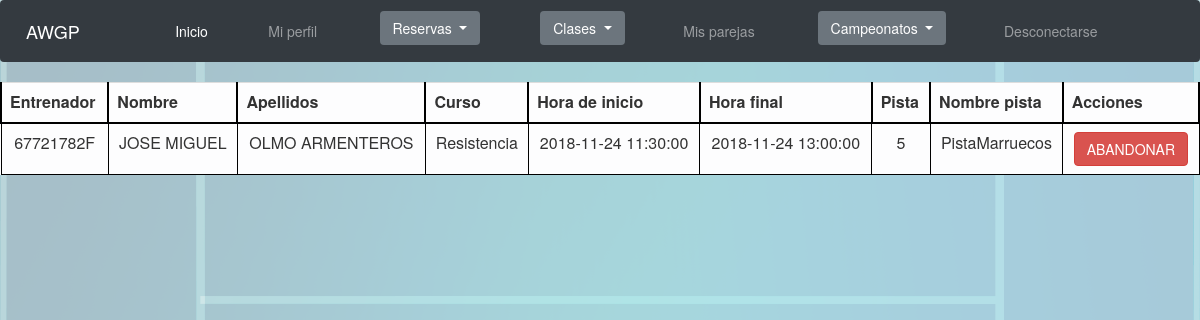
The page /Controllers/Controller_Clase.php?submit=MISCLASES (signed in) on the database its author committed.
### tables this page shows
CREATE TABLE IF NOT EXISTS `Deportista_inscrito_clase` (
  `Clase` INT NOT NULL,
  `DNI_Deportista` VARCHAR(9) NOT NULL,
  PRIMARY KEY (`Clase`, `DNI_Deportista`),
  INDEX `fk_Deportista_inscrito_clase_Clase_idx` (`Clase` ASC),
  INDEX `fk_Deportista_inscrito_clase_DNI_Deportista_idx` (`DNI_Deportista` ASC),
  CONSTRAINT `fk_Deportista_inscrito_clase_Clase`
    FOREIGN KEY (`Clase`)
    REFERENCES `Clase` (`Clase`)
    ON DELETE CASCADE
    ON UPDATE CASCADE,
  CONSTRAINT `fk_Deportista_inscrito_clase_DNI_Deportista`
    FOREIGN KEY (`DNI_Deportista`)
    REFERENCES `Deportista` (`DNI`)
    ON DELETE CASCADE
    ON UPDATE CASCADE);

CREATE TABLE IF NOT EXISTS `Clase` (
  `Clase` INT NOT NULL AUTO_INCREMENT,
  `Reserva_Reserva` INT NOT NULL,
  `codigoEscuela` INT NOT NULL,
  `Entrenador` VARCHAR(9) NOT NULL,
  `Curso` VARCHAR(45) NOT NULL,
  `Particulares` BOOLEAN DEFAULT FALSE,
  PRIMARY KEY (`Clase`),
  INDEX `fk_Clase_Reserva1_idx` (`Reserva_Reserva` ASC),
  INDEX `fk_Clase_Escuela1_idx` (`codigoEscuela` ASC),
  INDEX `fk_Clase_Deportista1_idx` (`Entrenador` ASC),
  CONSTRAINT `fk_Clase_Reserva1`
    FOREIGN KEY (`Reserva_Reserva`)
    REFERENCES `Reserva` (`Reserva`)
    ON DELETE CASCADE
    ON UPDATE CASCADE,
  CONSTRAINT `fk_Clase_Escuela1`
    FOREIGN KEY (`codigoEscuela`)
    REFERENCES `Escuela` (`codigoEscuela`)
    ON DELETE CASCADE
    ON UPDATE CASCADE,
  CONSTRAINT `fk_Clase_Deportista1`
    FOREIGN KEY (`Entrenador`)
    REFERENCES `Deportista` (`DNI`)
    ON DELETE CASCADE
    ON UPDATE CASCADE);

CREATE TABLE IF NOT EXISTS `Deportista` (
  `DNI` VARCHAR(9) NOT NULL,
  `Edad` INT NULL,
  `Nombre` VARCHAR(45) NULL,
  `Apellidos` VARCHAR(45) NULL,
  `Sexo` VARCHAR(6) NULL,
  `Contrasenha` VARCHAR(128) NOT NULL,
  `Cuota_Socio` INT NULL,
  `rolAdmin` TINYINT NULL,
  `rolEntrenador` TINYINT NULL,
  PRIMARY KEY (`DNI`));

CREATE TABLE IF NOT EXISTS `Horario` (
  `Horario` INT NOT NULL AUTO_INCREMENT,
  `HoraInicio` DATETIME NULL,
  `HoraFin` DATETIME NULL,
  PRIMARY KEY (`Horario`));

CREATE TABLE IF NOT EXISTS `Pista` (
  `codigoPista` INT NOT NULL AUTO_INCREMENT,
  `nombre` VARCHAR(45) NULL,
  PRIMARY KEY (`codigoPista`));

### Modelos/Clase.php (called while the page is built, shortened)
<?php
class Clase{
	var $mysqli;
	function __construct($Clase, $Reserva_Reserva, $codigoEscuela, $Entrenador, $Curso, $Particulares){
		include_once '../Functions/ConectarBD.php';
		$this->mysqli = ConectarBD();
	}
	function CLASESDE($DNI){
		$sql = $this->mysqli->prepare("	SELECT Deportista_inscrito_clase.Clase, Clase.Entrenador, Deportista.Nombre, Deportista.Apellidos, Clase.Curso, Horario.HoraInicio, Horario.HoraFin, Pista.codigoPista, Pista.nombre
										FROM Deportista_inscrito_clase, Clase, Horario, Deportista, Pista, Reserva, pista_tiene_horario
										WHERE Deportista_inscrito_clase.DNI_Deportista = ? AND Deportista_inscrito_clase.Clase = Clase.Clase AND Clase.Entrenador = Deportista.DNI AND
											Clase.Reserva_Reserva = Reserva.Reserva AND Reserva.codigoPistayHorario = pista_tiene_horario.codigoPistayHorario
											AND pista_tiene_horario.Horario_Horario = Horario.Horario AND pista_tiene_horario.Pista_codigoPista = Pista.codigoPista
										ORDER BY 1");
		$sql->bind_param("s", $DNI);
		$sql->execute();
		$resultado = $sql->get_result();
		if(!$resultado){
			return "No se ha podido conectar con la BD";
		}else if($resultado->num_rows == 0){
			return "No hay clases asignadas";
		}else{
			return $resultado;
		}
	}
}
?>

### Functions/ConectarBD.php (called while the page is built, shortened)
<?php
function ConectarBD()
	{
	    $mysqli = new mysqli("localhost", "AWGPusr", "AWGPass", "awgp");
		return $mysqli;
	}
?>

### Views/Clase/Clase_SHOWALLFOR.php (the view, shortened to what this page needs)
<?php
class Clase_SHOWALLFOR{
	var $showApuntarse = false;
	var $showAbandonar = true;
	var $controlador;
	var $acciones = 'Acciones';
	var $resultado;
	var $camposAMostrar;
	function __construct($respuesta, $apuntarse){
		$this->controlador = 'Controller_Clase.php';
		$this->resultado = $respuesta;
		$this->camposAMostrar = array("nombreEscuela", "Entrenador", "Nombre", "Apellidos", "Curso", "HoraInicio", "HoraFin", "codigoPista", "nombre");
		$this->campos = array(	"nombreEscuela" => "Nombre escuela", "Entrenador" => "Entrenador", "Curso" => "Curso", "HoraInicio" => "Hora de inicio", "HoraFin" => "Hora final",
								"codigoPista" => "Pista", "nombre" => "Nombre pista", "Nombre" => "Nombre", "Apellidos" => "Apellidos");
		$this->showApuntarse = $apuntarse;
		$this->showAbandonar = !$this->showApuntarse;
		$this->toString();
	}
	function botonesOpcion(){
		if($this->showAbandonar){
			echo "<input class='btn btn-danger' type='submit' name='submit' value='ABANDONAR'/>";
		}
	}
	function toString(){
		include '../Views/base/header.php';
		echo '<table class="table table-light">';
			echo '<tr class="fila">';
				while($tituloColumna = $this->resultado->fetch_field()){
					if(in_array($tituloColumna->name, $this->camposAMostrar)){
						echo '<th class="tituloColumna">';
							echo $this->campos[$tituloColumna->name];
						echo '</th>';
					}
				}
				echo '<th class="tituloColumna">';
				echo $this->acciones;
				echo '</th>';
			echo '</tr>';
			$num = 0;
			while($fila = $this->resultado->fetch_row()){
				if($this->showApuntarse && ($fila[6] == 0 && $fila[10] < 4) || ($fila[6] == 1 && $fila[10] < 3)){
					echo "<form id='formularioOpcion"; echo $num; echo "' method='POST' action='"; echo $this->controlador; echo "'>";
					echo '<tr class="fila">';
					for($i = 0; $i < sizeof($fila); $i++){
						$name = $this->resultado->fetch_fields()[$i]->name;
						if(in_array($name, $this->camposAMostrar)){
							echo '<td class="celda">';
							echo "<input type='hidden' name='"; echo $name; echo "' value=\""; echo $fila[$i]; echo "\">";
							echo $fila[$i];
							echo '</td>';
						}else{
							echo "<input type='hidden' name='"; echo $name; echo "' value=\""; echo $fila[$i]; echo "\">";
						}
					}
					echo '<td class="celda">';
						$this->botonesOpcion();
					echo '</td>';
					echo '</tr>';
					echo '</form>';
					$num++;
				}else if($this->showApuntarse == false){
					echo "<form id='formularioOpcion"; echo $num; echo "' method='POST' action='"; echo $this->controlador; echo "'>";
					echo '<tr class="fila">';
					for($i = 0; $i < sizeof($fila); $i++){
						$name = $this->resultado->fetch_fields()[$i]->name;
						if(in_array($name, $this->camposAMostrar)){
							echo '<td class="celda">';
							echo $fila[$i];
							echo '</td>';
						}else{
							echo "<input type='hidden' name='"; echo $name; echo "' value=\""; echo $fila[$i]; echo "\">";
						}
					}
					echo '<td class="celda">';
						$this->botonesOpcion();
					echo '</td>';
					echo '</tr>';
					echo '</form>';
					$num++;
				}
			}
		echo '</table>';
		include '../Views/base/footer.php';
	}
}
?>

### css/style.css (style rules this page uses)
.btn { margin-left: 2%; margin-right: 2%; }
html { font: Arial; }
body { background-image: url(../img/padel.png); background-size: contain; }
th { text-align: center; }
.tituloColumna { border-top: 2px solid black; border-right: 2px solid black; border-left: 2px solid black; border-bottom: 2px solid black; }
.celda { text-align: center; border: 1px solid black; padding-top: 3; padding-bottom: 3; padding-left: 10; padding-right: 10; }

### rows shown on the page
deportista_inscrito_clase: Clase.Entrenador "67721782F", deportista.Nombre "JOSE MIGUEL", deportista.Apellidos "OLMO ARMENTEROS", Clase.Curso "Resistencia", horario.HoraInicio "2018-11-24 11:30:00", horario.HoraFin "2018-11-24 13:00:00", pista.codigoPista "5", pista.nombre "PistaMarruecos"

### other values the page prints
$this->campos[$tituloColumna->name] "Entrenador"
$this->campos[$tituloColumna->name] "Nombre"
$this->campos[$tituloColumna->name] "Apellidos"
$this->campos[$tituloColumna->name] "Curso"
$this->campos[$tituloColumna->name] "Hora de inicio"
$this->campos[$tituloColumna->name] "Hora final"
$this->campos[$tituloColumna->name] "Pista"
$this->campos[$tituloColumna->name] "Nombre pista"
$this->acciones "Acciones"
